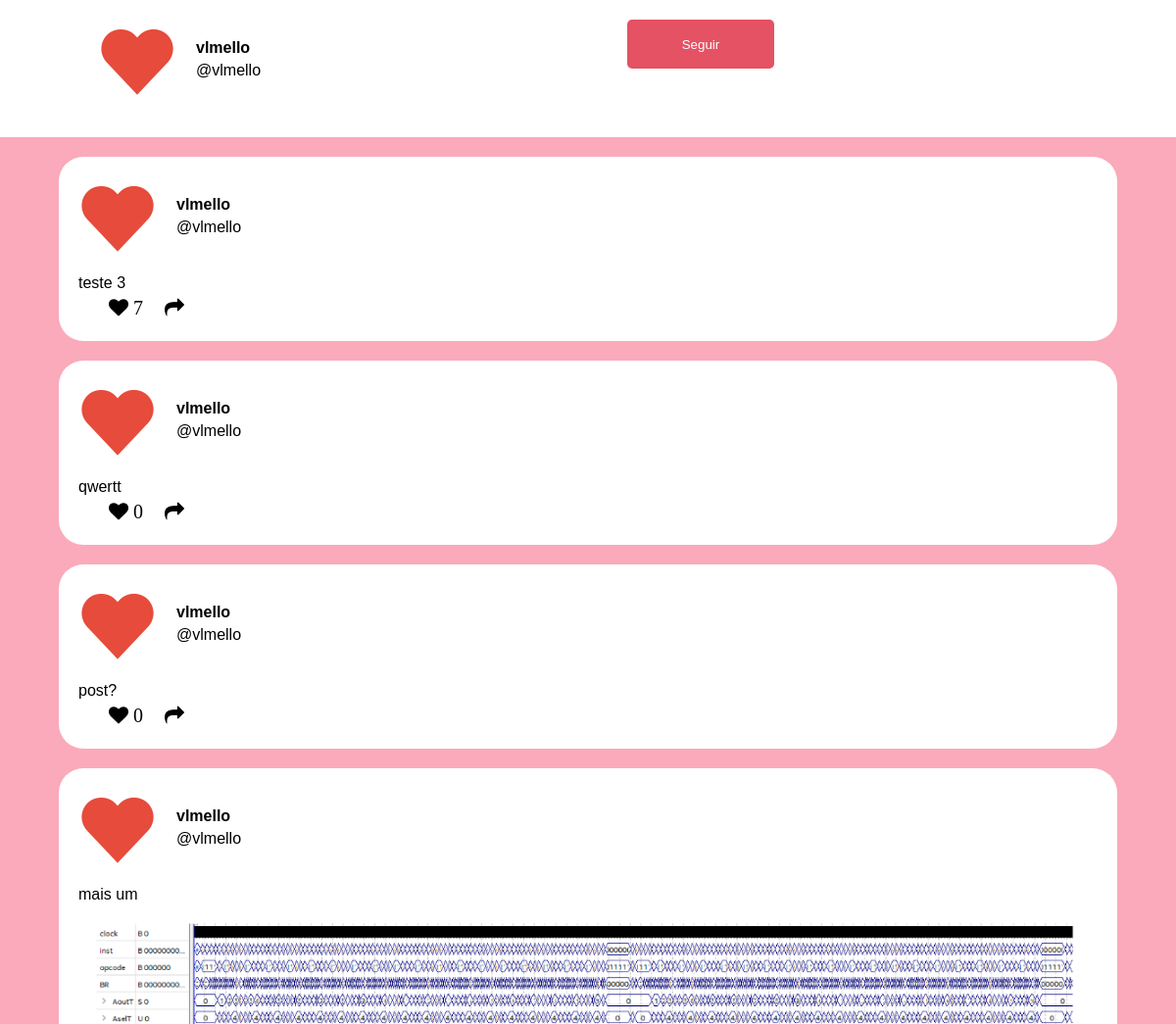
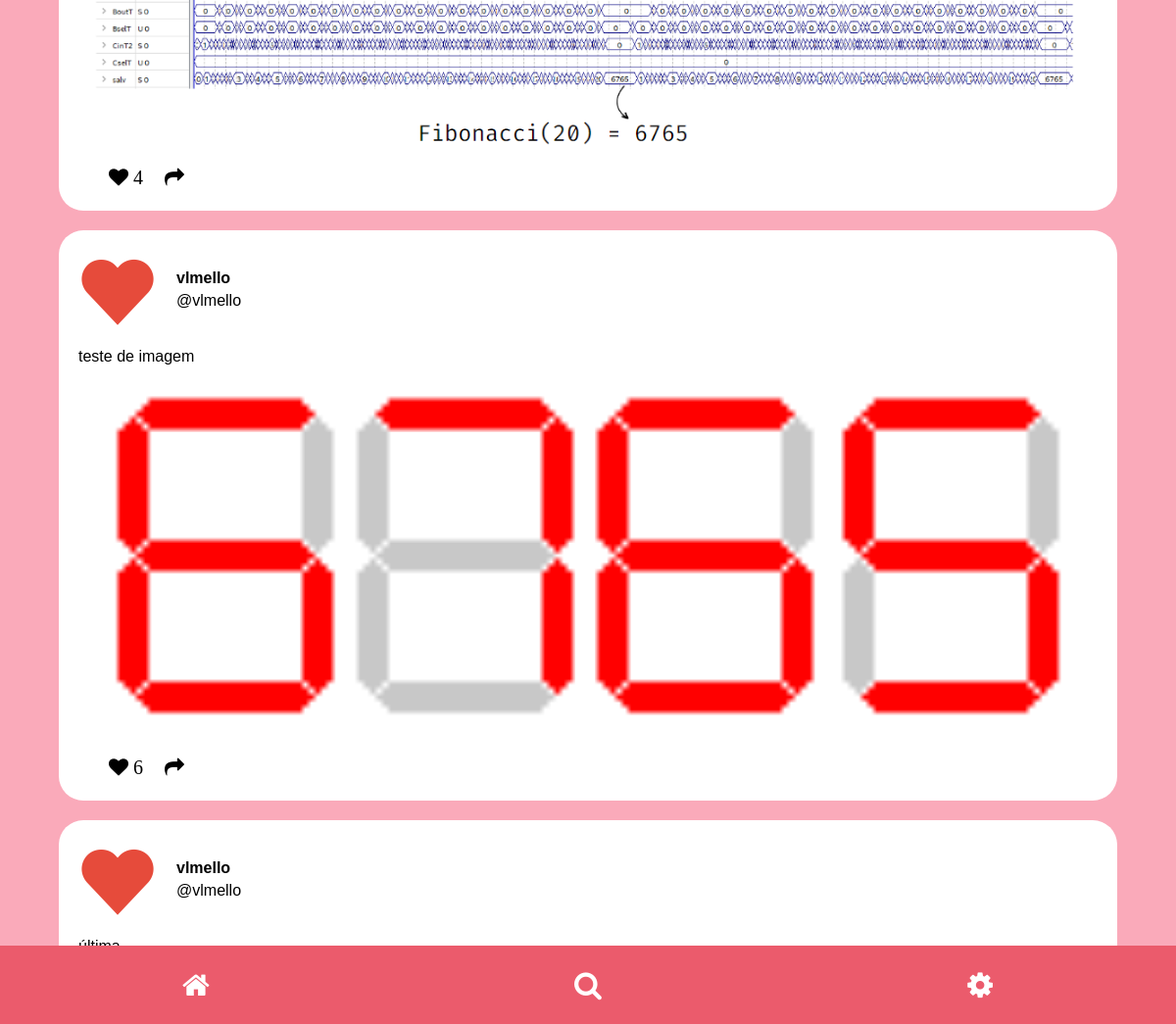
The page /profile/vlmello (signed in) on the database its author committed (2 pictures, top to bottom).
### feed/models.py (models this page shows, shortened)
class Post(models.Model):
    id = models.AutoField(primary_key=True)
    text = models.CharField(max_length=250)
    image = models.ImageField(upload_to = "media")
    likes = models.IntegerField(default=0)
    user = models.ForeignKey(get_user_model(), on_delete=models.CASCADE, null=True)

### feed/views.py (the view)
# urls.py: path('profile/<str:user_id>', views.profile, name="profile"),
@login_required
def profile(request, user_id):
    posts = Post.objects.filter(user=get_user_model().objects.get(username=user_id))
    follow = False
    return render(request, 'profile.html', {'posts':posts, 'user_id':user_id, 'follow':follow})

### feed/templates/profile.html (shortened to what this page needs)
{% load static %}
<!DOCTYPE html>
<html lang="pt-BR">
    <head>
        <link rel="stylesheet" href="{% static 'feed/css/profile.css' %}">
        <link rel="stylesheet" href="https://cdnjs.cloudflare.com/ajax/libs/font-awesome/4.7.0/css/font-awesome.min.css">
    </head>
    <body onload="addListenerScroll();">
        <div class="content-bar">
            <div class="options">
                <a href="/feed/"><button class="btn btn-bar"><i class="icon fa fa-home"></i><div class="btn-text">Início</div></button></a>
                <a href="/search/"><button class="btn btn-bar"><i class="icon fa fa-search"></i><div class="btn-text">Pesquisar</div></button></a>
                <a href="/config/"><button class="btn btn-bar"><i class="icon fa fa-gear"></i><div class="btn-text">Configurações</div></button></a>
            </div>
        </div>
        <div id="scrollable-content" class="content-main">
            <div id="profile-info" class="profile-info">
                <a href="/profile/{{user_id}}" class="profile-btn"><div class="post-creator"><img src="{% static 'feed/img/heart-png.png' %}"><div class="name">{{user_id}}</div><div class="at">@{{user_id}}</div></div></a>
                {% if post.follow %}
                <a href="/follow/{{user_id}}" class="profile-btn"><button class="follow">Deixar de Seguir</button></a>
                {% else %}
                <a href="/follow/{{user_id}}" class="profile-btn"><button class="follow">Seguir</button></a>
                {% endif %}
            </div>
            {% for post in posts %}
            <div id="template-post" class="post">
                <a href="/profile_org/{{post.user}}" class="profile-btn"><div class="post-creator"><img src="{% static 'feed/img/heart-png.png' %}"><div class="name">{{post.user}}</div><div class="at">@{{post.user}}</div></div></a>
                <div class="description-text">{{post.text}}</div>
                {% if post.image %}
                    <img class="single-image" src="{{post.image.url}}">
                {% endif %}
                <div class="post-buttons">
                    <a href="/like/{{post.id}}"><button class="post-btn"><i class="icon like fa fa-heart">&nbsp{{post.likes}}</i></button></a>
                    <button class="post-btn"><i class="icon shar fa fa-share"></i></button>
                </div>
            </div>
            {% endfor %}
        </div>
    </body>
</html>

### templates/static/feed/css/profile.css (style rules this page uses)
* { box-sizing: border-box; font-family: Verdana, Helvetica, sans-serif; }
body { background-color: #FAAABA; padding: 0px 0px 0px 0px; margin: 0px 0px 0px 0px; display: flex; overflow: hidden; }
.content-main { width: 100%; height: 100vh; overflow-y: scroll; scrollbar-color: #e45263 #EB5B6C; padding: 0; }
.post { background-color:white; height: auto; min-width: 600px; width: 50%; max-width: 1000px; border-radius: 25px; color: black; margin: 20px auto; padding: 20px 20px; }
.post-creator { height:100px; }
.post-creator > img { float: left; width: 80px; height: 80px; }
.post-creator > .name { font-weight: bold; padding: 20px 10px 0px 100px; }
.post-creator > .at { padding: 5px 10px 0px 100px; }
.single-image { width: 100%; padding: 15px; }
.post-buttons { display: grid; height: 30px; width: 150px; grid-template-columns: 1fr 1fr 1fr; padding-left: 20px; }
.post-btn { border: none; background-color: rgba(255, 255, 255, 0); height: 100%; width: auto; }
.like, .comm, .shar { font-size: 20px !important; border-radius: 10px; padding: 5px; }
.profile-btn { color: black; }
a:link { text-decoration: none; }
.profile-info { background-color: white; margin:0; width: 100%; padding: 20px; padding-left:100px; display: grid; grid-template-columns: 1fr 1fr; }
.follow { margin-top: auto; margin-bottom: auto; margin-right: 50px; margin-left: auto; height: 50px; width: 150px; border: none; color: white; padding: 12px 16px; background-color: #e45263; border-radius: 5px; }
@media (max-width: 1200px) { .post { min-width: 80vw; width: 90vw; max-width: 100vw; } }
@media (max-width: 1200px) { .content-bar { background-color: #EB5B6C; height: 80px; width: 100%; padding: 0; margin: 0px 0px 0px 0px; position: absolute; bottom: 0%; } }
@media (max-width: 1200px) { .options { left: 50%; display: grid; grid-template-columns: 1fr 1fr 1fr; height: 100%; } }
@media (max-width: 1200px) { .btn-bar { border: none; color: white; cursor: pointer; height: 100%; width: 100%; padding: 15px; background-color: #EB5B6C; font-size: 30px; } }
@media (max-width: 1200px) { .btn-bar > i { vertical-align: middle; } }

### rows shown on the page
Post: user "vlmello", text "teste 3", likes "7"
Post: user "vlmello", text "qwertt", likes "0"
Post: user "vlmello", text "post?", likes "0"
Post: user "vlmello", text "mais um", image (picture), likes "4"
Post: user "vlmello", text "teste de imagem", image (picture), likes "6"
Post: user "vlmello"

### other values the page prints
{{ user_id }} "vlmello"
